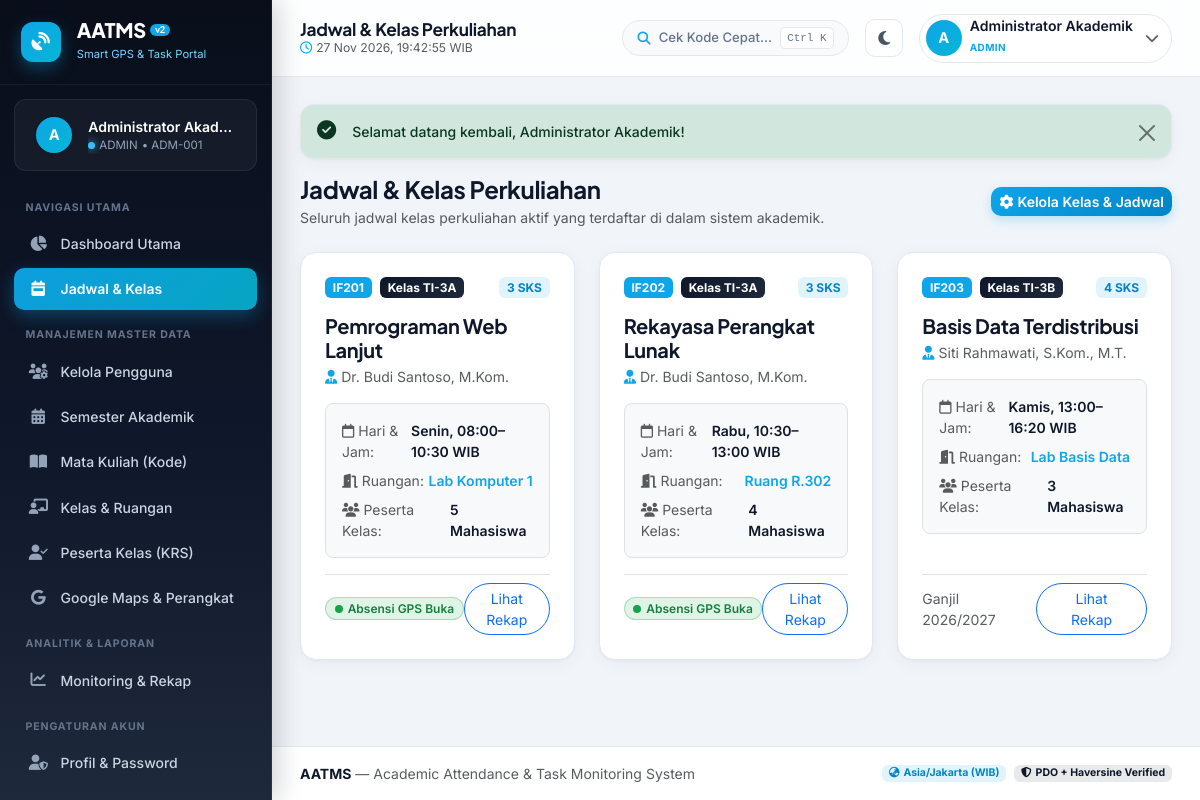
The page /public/schedule.php (signed in) on the database its author committed.
### tables this page shows
CREATE TABLE `classes` (
  `id` INT AUTO_INCREMENT PRIMARY KEY,
  `course_id` INT NOT NULL,
  `class_name` VARCHAR(50) NOT NULL,
  `schedule_day` VARCHAR(20) NOT NULL,
  `start_time` TIME NOT NULL,
  `end_time` TIME NOT NULL,
  `room` VARCHAR(50) NOT NULL,
  CONSTRAINT `fk_classes_course` FOREIGN KEY (`course_id`) REFERENCES `courses`(`id`) ON DELETE CASCADE ON UPDATE CASCADE
);

CREATE TABLE `courses` (
  `id` INT AUTO_INCREMENT PRIMARY KEY,
  `course_code` VARCHAR(20) NOT NULL UNIQUE,
  `course_name` VARCHAR(100) NOT NULL,
  `sks` TINYINT NOT NULL,
  `dosen_id` INT NOT NULL,
  `semester_id` INT NOT NULL,
  CONSTRAINT `fk_courses_dosen` FOREIGN KEY (`dosen_id`) REFERENCES `users`(`id`) ON DELETE RESTRICT ON UPDATE CASCADE,
  CONSTRAINT `fk_courses_semester` FOREIGN KEY (`semester_id`) REFERENCES `semesters`(`id`) ON DELETE RESTRICT ON UPDATE CASCADE
);

CREATE TABLE `users` (
  `id` INT AUTO_INCREMENT PRIMARY KEY,
  `username` VARCHAR(50) NOT NULL UNIQUE,
  `password_hash` VARCHAR(255) NOT NULL,
  `full_name` VARCHAR(100) NOT NULL,
  `email` VARCHAR(100) NOT NULL UNIQUE,
  `role` ENUM('admin','dosen','mahasiswa','kaprodi') NOT NULL,
  `nim_nidn` VARCHAR(30) DEFAULT NULL,
  `is_active` TINYINT(1) NOT NULL DEFAULT 1,
  `created_at` TIMESTAMP NOT NULL DEFAULT CURRENT_TIMESTAMP
);

CREATE TABLE `semesters` (
  `id` INT AUTO_INCREMENT PRIMARY KEY,
  `name` VARCHAR(50) NOT NULL,
  `is_active` TINYINT(1) NOT NULL DEFAULT 0
);

### includes/auth.php (called while the page is built, shortened)
<?php
require_once __DIR__ . '/functions.php';
function currentUser(): ?array
{
    return $_SESSION['user'] ?? null;
}

### includes/functions.php (called while the page is built, shortened)
<?php
function e(?string $str): string
{
    return htmlspecialchars((string)$str, ENT_QUOTES, 'UTF-8');
}

### public/schedule.php (the view, shortened to what this page needs)
<?php
require_once __DIR__ . '/../includes/auth.php';
$pdo = getDB();
$sql = "
    SELECT cl.*, c.course_code, c.course_name, c.sks,
           u.full_name AS dosen_name, u.nim_nidn AS dosen_nidn,
           s.name AS semester_name, s.is_active AS sem_active,
           (SELECT COUNT(*) FROM class_enrollments ce WHERE ce.class_id = cl.id) AS student_count,
           (SELECT COUNT(*) FROM attendance_sessions asess WHERE asess.class_id = cl.id AND asess.status = 'open') AS open_sessions
    FROM classes cl
    JOIN courses c ON cl.course_id = c.id
    JOIN users u ON c.dosen_id = u.id
    JOIN semesters s ON c.semester_id = s.id
";
$params = [];
$sql .= " ORDER BY FIELD(cl.schedule_day, 'Senin','Selasa','Rabu','Kamis','Jumat','Sabtu'), cl.start_time ASC";
$stmt = $pdo->prepare($sql);
$stmt->execute($params);
$classes = $stmt->fetchAll();
include __DIR__ . '/../includes/header.php';
?>
<div class="d-flex flex-column flex-md-row justify-content-between align-items-md-center mb-4 gap-2">
    <div>
        <h4 class="fw-bold mb-1">Jadwal &amp; Kelas Perkuliahan</h4>
        <p class="text-muted small mb-0">
            <?php if ($role === 'mahasiswa'): ?>
                Daftar mata kuliah dan jadwal ruang kelas yang Anda ambil pada semester ini.
            <?php elseif ($role === 'dosen'): ?>
                Daftar kelas perkuliahan yang Anda ampu beserta akses cepat absensi GPS dan tugas.
            <?php else: ?>
                Seluruh jadwal kelas perkuliahan aktif yang terdaftar di dalam sistem akademik.
            <?php endif; ?>
        </p>
    </div>
    <?php if ($role === 'admin'): ?>
        <a href="<?= e(BASE_URL) ?>/admin/classes.php" class="btn btn-sky btn-sm">
            <i class="fa-solid fa-gear me-1"></i>Kelola Kelas &amp; Jadwal
        </a>
    <?php endif; ?>
</div>
<?php if (empty($classes)): ?>
    <div class="card-custom p-5 text-center text-muted">
        <i class="fa-regular fa-calendar-xmark fs-2 mb-2 d-block"></i>
        Belum ada jadwal kelas yang terdaftar untuk akun Anda.
    </div>
<?php else: ?>
    <div class="row g-4">
        <?php foreach ($classes as $cl): ?>
            <div class="col-md-6 col-xl-4">
                <div class="card-custom p-4 h-100 d-flex flex-column justify-content-between">
                    <div>
                        <div class="d-flex justify-content-between align-items-center mb-3">
                            <div class="d-flex align-items-center gap-2">
                                <span class="badge bg-sky"><?= e($cl['course_code']) ?></span>
                                <span class="badge bg-navy">Kelas <?= e($cl['class_name']) ?></span>
                            </div>
                            <span class="badge bg-sky-soft"><?= (int)$cl['sks'] ?> SKS</span>
                        </div>
                        <h5 class="fw-bold mb-1"><?= e($cl['course_name']) ?></h5>
                        <div class="small text-muted mb-3">
                            <i class="fa-solid fa-user-tie me-1 text-sky"></i><?= e($cl['dosen_name']) ?>
                        </div>
                        <div class="p-3 rounded-3 bg-light border small d-flex flex-column gap-2 mb-3">
                            <div class="d-flex justify-content-between">
                                <span class="text-muted"><i class="fa-regular fa-calendar me-1"></i>Hari &amp; Jam:</span>
                                <span class="fw-semibold"><?= e($cl['schedule_day']) ?>, <?= e(substr($cl['start_time'], 0, 5)) ?>–<?= e(substr($cl['end_time'], 0, 5)) ?> WIB</span>
                            </div>
                            <div class="d-flex justify-content-between">
                                <span class="text-muted"><i class="fa-solid fa-door-open me-1"></i>Ruangan:</span>
                                <span class="fw-semibold text-sky"><?= e($cl['room']) ?></span>
                            </div>
                            <div class="d-flex justify-content-between">
                                <span class="text-muted"><i class="fa-solid fa-users me-1"></i>Peserta Kelas:</span>
                                <span class="fw-semibold"><?= (int)$cl['student_count'] ?> Mahasiswa</span>
                            </div>
                        </div>
                    </div>
                    <div class="d-flex justify-content-between align-items-center pt-2 border-top">
                        <?php if ((int)$cl['open_sessions'] > 0): ?>
                            <span class="badge badge-status-green"><span class="pulse-dot"></span>Absensi GPS Buka</span>
                        <?php else: ?>
                            <span class="small text-muted"><?= e($cl['semester_name']) ?></span>
                        <?php endif; ?>
                        <?php if ($role === 'dosen'): ?>
                            <a href="<?= e(BASE_URL) ?>/dosen/attendance.php" class="btn btn-sm btn-outline-primary rounded-pill px-3">Buka Sesi</a>
                        <?php elseif ($role === 'mahasiswa'): ?>
                            <a href="<?= e(BASE_URL) ?>/mahasiswa/attendance.php" class="btn btn-sm btn-sky rounded-pill px-3">Cek Absen</a>
                        <?php else: ?>
                            <a href="<?= e(BASE_URL) ?>/kaprodi/reports.php?class_id=<?= (int)$cl['id'] ?>" class="btn btn-sm btn-outline-primary rounded-pill px-3">Lihat Rekap</a>
                        <?php endif; ?>
                    </div>
                </div>
            </div>
        <?php endforeach; ?>
    </div>
<?php endif; ?>
<?php include __DIR__ . '/../includes/footer.php'; ?>

### public/assets/css/style.css (style rules this page uses)
:root { --navy-950: #090E1A; --navy-900: #0F172A; --navy-800: #1E293B; --navy-700: #334155; --sky-400: #38BDF8; --sky-500: #0EA5E9; --sky-600: #0284C7; --cyan-500: #06B6D4; --sky-100: #E0F2FE; --bg-body: #F1F5F9; --bg-surface: #FFFFFF; --bg-surface-alt: #F8FAFC; --bg-topbar: rgba(255, 255, 255, 0.86); --border-subtle: #E2E8F0; --text-primary: #0F172A; --text-secondary: #475569; --text-muted-custom: #64748B; --sidebar-width: 272px; --radius-lg: 16px; --radius-md: 12px; --shadow-soft: 0 4px 20px -2px rgba(15, 23, 42, 0.05), 0 1px 3px rgba(15, 23, 42, 0.03); --shadow-hover: 0 14px 30px -6px rgba(15, 23, 42, 0.09), 0 4px 10px -2px rgba(14, 165, 233, 0.06); }
* { box-sizing: border-box; }
body { font-family: 'Inter', -apple-system, BlinkMacSystemFont, 'Segoe UI', Roboto, sans-serif; background-color: var(--bg-body); color: var(--text-primary); margin: 0; padding: 0; overflow-x: hidden; transition: background-color 0.25s ease, color 0.25s ease; }
h1, h2, h3, h4, h5, h6, .fw-extrabold, .stat-value { font-family: 'Plus Jakarta Sans', 'Inter', sans-serif; letter-spacing: -0.015em; }
.bg-navy { background: linear-gradient(135deg, var(--navy-900), var(--navy-800)) !important; }
.bg-sky { background-color: var(--sky-500) !important; }
.bg-sky-soft { background-color: rgba(14, 165, 233, 0.12) !important; color: var(--sky-600) !important; }
.text-sky { color: var(--sky-500) !important; }
.btn-sky { background: linear-gradient(135deg, var(--sky-500), var(--sky-600)); border: none; color: #fff; font-weight: 600; border-radius: 10px; box-shadow: 0 4px 12px rgba(14, 165, 233, 0.26); transition: all 0.2s ease; }
.card-custom { background: var(--bg-surface); border: 1px solid var(--border-subtle); border-radius: var(--radius-lg); box-shadow: var(--shadow-soft); transition: box-shadow 0.2s ease, border-color 0.2s ease; }
.badge-status-green { background-color: rgba(22, 163, 74, 0.13); color: #15803D; border: 1px solid rgba(22, 163, 74, 0.28); font-weight: 600; padding: 0.38em 0.72em; border-radius: 999px; }
.pulse-dot { width: 8px; height: 8px; border-radius: 50%; background-color: #16A34A; display: inline-block; margin-right: 5px; animation: radarPulse 1.6s infinite; }

### rows shown on the page
classes: course.course_code "IF201", class_name "TI-3A", course.sks "3", course.course_name "Pemrograman Web Lanjut", users.full_name "Dr. Budi Santoso, M.Kom.", schedule_day "Senin", start_time "08:00", end_time "10:30", room "Lab Komputer 1", student_count "5", shows "Absensi GPS Buka"
classes: course.course_code "IF202", class_name "TI-3A", course.sks "3", course.course_name "Rekayasa Perangkat Lunak", users.full_name "Dr. Budi Santoso, M.Kom.", schedule_day "Rabu", start_time "10:30", end_time "13:00", room "Ruang R.302", student_count "4", shows "Absensi GPS Buka"
classes: course.course_code "IF203", class_name "TI-3B", course.sks "4", course.course_name "Basis Data Terdistribusi", users.full_name "Siti Rahmawati, S.Kom., M.T.", schedule_day "Kamis", start_time "13:00", end_time "16:20", room "Lab Basis Data", student_count "3", semesters.name "Ganjil 2026/2027"

### other values the page prints
APP_NAME "AATMS"
substr($user['full_name'] ?? 'U', 0, 1) "A"
$user['full_name'] "Administrator Akad…"
$role "ADMIN"
$user['nim_nidn'] "ADM-001"
$pageTitle "Jadwal & Kelas Perkuliahan"
$user['full_name'] "Administrator Akademik"
$user['role'] "ADMIN"
$flash['message'] "Selamat datang kembali, Administrator Akademik!"
APP_FULL_NAME "Academic Attendance & Task Monitoring System"
